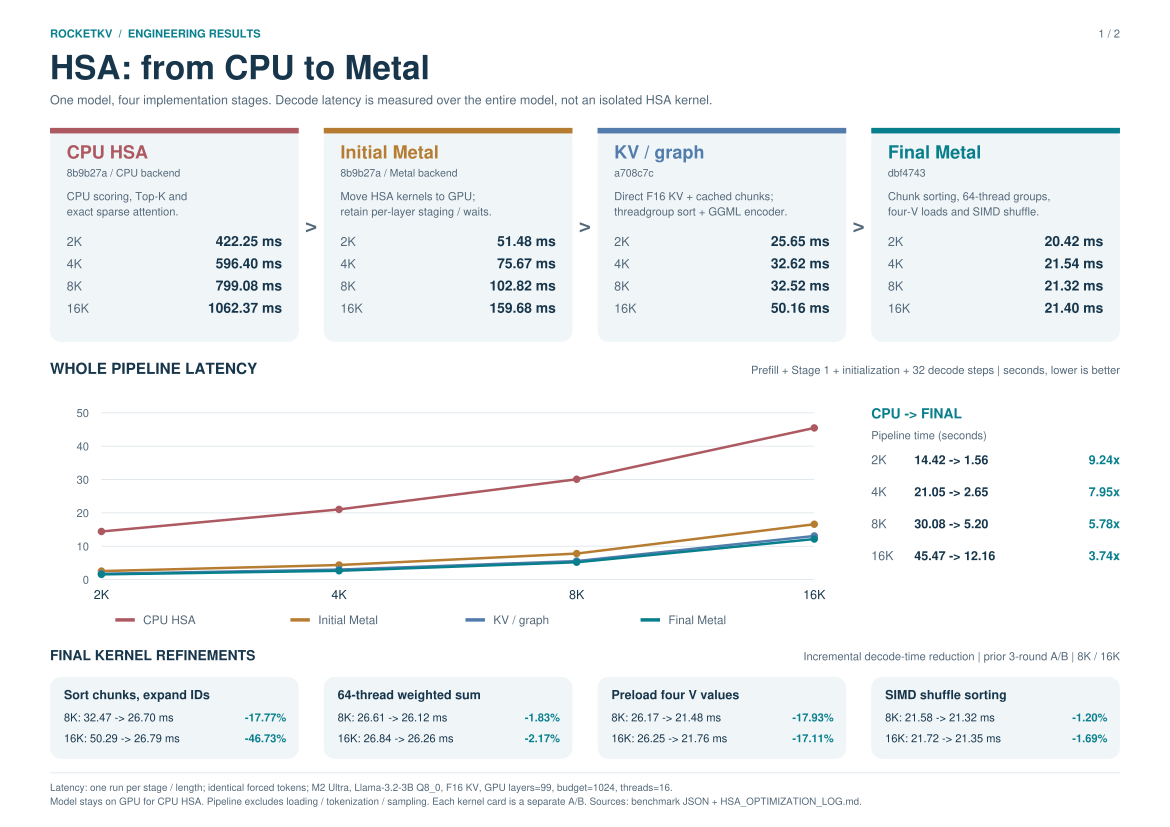

The Python source for this figure:
#!/usr/bin/env python3
"""Reproduce the report: .venv/bin/python docs/hsa_pipeline_report.py bench|pdf."""
from pathlib import Path
import hashlib
import json
import subprocess
import sys
import tempfile
import time

ROOT = Path(__file__).resolve().parents[1]
DATA = ROOT / 'docs/hsa_pipeline_benchmark.json'
REVISIONS = {'initial': '8b9b27a', 'graph': 'a708c7c', 'final': 'dbf4743'}
MODES = [('cpu_hsa', 'initial', 'hsa', 'cpu-reference'),
         ('metal_initial', 'initial', 'hsa', 'metal'),
         ('metal_graph', 'graph', 'hsa', 'metal'),
         ('metal_final', 'final', 'hsa', 'metal'),
         ('native', 'final', 'off', 'cpu-reference'),
         ('stage1', 'final', 'stage1', 'cpu-reference')]

def benchmark():
    with tempfile.TemporaryDirectory(prefix='rocket-hsa-report-') as temp:
        work = Path(temp)
        for name, rev in REVISIONS.items():
            target = work / name
            paths = subprocess.check_output(['git', 'ls-tree', '-r', '--name-only', rev, 'include', 'src'], cwd=ROOT, text=True).splitlines()
            for path in paths:
                out = target / path
                out.parent.mkdir(parents=True, exist_ok=True)
                out.write_bytes(subprocess.check_output(['git', 'show', f'{rev}:{path}'], cwd=ROOT))
            runner = target / 'src/runner.cpp'
            text = runner.read_text()
            assert text.count('!trace_logits || forced_tokens.size()') == 1
            runner.write_text(text.replace('!trace_logits || forced_tokens.size()', 'forced_tokens.size()'))
            shader = (target / 'src/metal/rocket_metal.metal').read_text()
            (target / 'rocket_metal_source.h').write_text('static const char* rocket_metal_source = R"MSL(' + shader + ')MSL";\n')
            flags = ['clang++', '-std=c++17', '-O3', '-Wno-unknown-pragmas', '-I'+str(target/'include'), '-I'+str(target), '-Illama.cpp/include', '-Illama.cpp/ggml/include', '-Illama.cpp/vendor']
            subprocess.run(flags + ['-fobjc-arc', '-c', str(target/'src/metal/rocket_metal.mm'), '-o', str(target/'metal.o')], cwd=ROOT, check=True)
            subprocess.run(flags + [str(target/'src'/f) for f in ['runner.cpp','rocket.cpp','rocket_adapter.cpp']] + [str(target/'metal.o'), '-o', str(target/'runner'), '-Lllama.cpp/build/bin', '-Wl,-rpath,'+str(ROOT/'llama.cpp/build/bin'), '-lllama','-lggml','-lggml-base','-lggml-cpu','-framework','Metal','-framework','Foundation'], cwd=ROOT, check=True)
            print('Built', name, rev, flush=True)
        source = ROOT / 'results/runtime_probe/samples.json'
        prompt = next(x['prompt'] for x in json.loads(source.read_text()) if x['sample_id'] == 201)
        inp = work / 'input.json'
        inp.write_text(json.dumps([dict(sample_id=201, prompt='\n\n'.join([prompt]*8), max_tokens=33, forced_tokens=list(range(1000,1033)))]))
        report = dict(date=time.strftime('%Y-%m-%d'), device='Apple M2 Ultra', model='Llama-3.2-3B-Instruct-Q8_0.gguf', revisions=REVISIONS,
                      input_sha256=hashlib.sha256(inp.read_bytes()).hexdigest(), source_sha256=hashlib.sha256(source.read_bytes()).hexdigest(),
                      config=dict(gpu_layers=99, kv_type='f16', budget=1024, threads=16, forwards=32, trace=False, rounds=1, lengths=[2048,4096,8192,16384]),
                      pipeline_definition='ttft_ms + ms_per_token * decode_tokens; excludes model loading, tokenization, process startup and final cleanup; fixed tokens, no sampling',
                      build_note='Historical project sources linked against the same current patched llama.cpp build; CPU HSA uses initial revision, model layers remain on GPU.',
                      runs=[])
        if DATA.exists():
            previous = json.loads(DATA.read_text())
            assert previous['input_sha256'] == report['input_sha256']
            report['runs'] = [r for r in previous['runs'] if r['trial'] == 0]
            if 'historical_quality' in previous:
                report['historical_quality'] = previous['historical_quality']
        for length in report['config']['lengths']:
            for trial in range(1):
                # One pass in pipeline order; no repeatability claim.
                order = MODES
                for name, revision, mode, backend in order:
                    if any(r['context']==length and r['variant']==name and r['trial']==trial for r in report['runs']):
                        continue
                    out = work / 'output.json'
                    cmd = [str(work/revision/'runner'), '--model', str(ROOT/'models'/report['model']), '--batch', str(inp), '--output', str(out), '--rocket-mode', mode, '--stage2-backend', backend, '--gpu-layers','99','--budget','1024','--kv-type','f16','--n-ctx',str(length+1024),'--context-len',str(length),'--threads','16']
                    start = time.monotonic()
                    with (work/'run.log').open('w') as log:
                        proc = subprocess.run(cmd, cwd=ROOT, stdout=log, stderr=log, timeout=600)
                    if proc.returncode:
                        raise RuntimeError((work/'run.log').read_text()[-6000:])
                    result = json.loads(out.read_text())[0]
                    m = result['metrics']
                    assert result['status']=='ok' and m['prompt_tokens']==length and m['decode_forward_calls']==32
                    if mode=='hsa':
                        assert m['stage2_backend']==backend and m['stage2_layer_calls']==28*32
                    total = m['ttft_ms'] + m['ms_per_token']*m['decode_tokens']
                    report['runs'].append(dict(context=length, trial=trial, variant=name, metrics=m, pipeline_ms=total, process_wall_s=time.monotonic()-start))
                    DATA.write_text(json.dumps(report, indent=2, ensure_ascii=False)+'\n')
                    print(f'{length:5} round={trial+1} {name:14} decode={m["decode_ms_per_forward"]:.3f}ms pipeline={total/1000:.3f}s', flush=True)
        report['status']='complete'
        DATA.write_text(json.dumps(report, indent=2, ensure_ascii=False)+'\n')

if __name__ == '__main__' and sys.argv[1:] == ['bench']:
    benchmark()

def render_pdf():
    """Render two English vector infographics; no new measurements are run."""
    import math
    from reportlab.pdfgen import canvas
    from reportlab import rl_config
    from reportlab.lib.colors import HexColor, white

    d=json.loads(DATA.read_text())
    assert d.get('status')=='complete' and len(d['runs'])==24
    lengths=d['config']['lengths']
    rows={(r['context'],r['variant']):r for r in d['runs']}
    def value(n,v,pipeline=False):
        r=rows[n,v]
        return r['pipeline_ms']/1000 if pipeline else r['metrics']['decode_ms_per_forward']
    W,H=842,595
    out=ROOT/'docs/hsa_pipeline_report.pdf'
    rl_config.useA85 = False
    c=canvas.Canvas(str(out),pagesize=(W,H),pageCompression=1)
    c.setTitle('HSA: CPU to Metal | Optimization and baseline comparison')
    c.setAuthor('RocketKV project')
    navy='#17364B';gray='#536879';teal='#087F8C';orange='#B67D32';blue='#517CAC';red='#AD5961';grid='#DCE5EB'
    colors={'cpu_hsa':red,'metal_initial':orange,'metal_graph':blue,'metal_final':teal,'native':navy}
    names={'cpu_hsa':'CPU HSA','metal_initial':'Initial Metal','metal_graph':'KV / graph','metal_final':'Final Metal','native':'Native baseline'}
    phases=['cpu_hsa','metal_initial','metal_graph','metal_final']
    def text(x,y,s,size=10,color=navy,bold=False,align='left'):
        c.setFillColor(HexColor(color));c.setFont('Helvetica-Bold' if bold else 'Helvetica',size)
        {'left':c.drawString,'right':c.drawRightString,'center':c.drawCentredString}[align](x,y,str(s))
    def lines(x,y,items,size=9,leading=12,color=gray):
        for i,s in enumerate(items):text(x,y-i*leading,s,size,color)
    def rect(x,y,w,h,fill='#F0F5F8',stroke=None,r=8):
        c.setFillColor(HexColor(fill));c.setStrokeColor(HexColor(stroke or fill))
        c.roundRect(x,y,w,h,r,fill=1,stroke=bool(stroke))
    def line(x1,y1,x2,y2,color=grid,width=.6):
        c.setStrokeColor(HexColor(color));c.setLineWidth(width);c.line(x1,y1,x2,y2)
    def dot(x,y,color,r=2.7):
        c.setFillColor(HexColor(color));c.circle(x,y,r,fill=1,stroke=0)
    def legend(x,y,items,spacing=118):
        for i,(label,color) in enumerate(items):
            line(x+i*spacing,y+3,x+i*spacing+14,y+3,color,2.5)
            text(x+i*spacing+20,y,label,8.5,gray)
    def header(number,title,subtitle):
        text(36,568,'ROCKETKV  /  ENGINEERING RESULTS',8,teal,True)
        text(806,568,f'{number} / 2',8,gray,align='right')
        text(36,538,title,24,navy,True)
        text(36,520,subtitle,9,gray)
    def footer(items):
        line(36,39,806,39)
        for i,s in enumerate(items):text(36,26-i*10,s,7.1,gray)

    header(1,'HSA: from CPU to Metal','One model, four implementation stages. Decode latency is measured over the entire model, not an isolated HSA kernel.')
    algorithms=[['CPU scoring, Top-K and','exact sparse attention.'],['Move HSA kernels to GPU;','retain per-layer staging / waits.'],['Direct F16 KV + cached chunks;','threadgroup sort + GGML encoder.'],['Chunk sorting, 64-thread groups,','four-V loads and SIMD shuffle.']]
    commits=['8b9b27a / CPU backend','8b9b27a / Metal backend','a708c7c','dbf4743']
    xs=[36,233,430,627];cardw=179
    for i,v in enumerate(phases):
        x=xs[i];rect(x,349,cardw,154)
        rect(x,499,cardw,4,colors[v],r=0)
        text(x+12,481,names[v],13,colors[v],True)
        text(x+12,468,commits[i],7.5,gray)
        lines(x+12,451,algorithms[i],8,11)
        for j,n in enumerate(lengths):
            y=418-j*16
            text(x+12,y,f'{n//1024}K',9,gray)
            text(x+cardw-12,y,f'{value(n,v):.2f} ms',10,navy,True,align='right')
        if i<3:text(x+cardw+9,428,'>',15,gray,True,align='center')

    text(36,326,'WHOLE PIPELINE LATENCY',11,navy,True)
    text(806,326,'Prefill + Stage 1 + initialization + 32 decode steps | seconds, lower is better',8,gray,align='right')
    left,right,bottom,top=73,586,178,298
    maxy=50
    for t in range(0,51,10):
        y=bottom+t/maxy*(top-bottom)
        line(left,y,right,y);text(left-9,y-3,t,8,gray,align='right')
    plotxs=[left+i*(right-left)/3 for i in range(4)]
    for x,n in zip(plotxs,lengths):text(x,bottom-14,f'{n//1024}K',9,navy,align='center')
    for v in phases:
        ys=[bottom+value(n,v,True)/maxy*(top-bottom) for n in lengths]
        for i in range(3):line(plotxs[i],ys[i],plotxs[i+1],ys[i+1],colors[v],1.8)
        for x,y in zip(plotxs,ys):dot(x,y,colors[v])
    legend(83,146,[(names[v],colors[v]) for v in phases],126)
    text(627,294,'CPU -> FINAL',10,teal,True)
    text(627,279,'Pipeline time (seconds)',8,gray)
    for i,n in enumerate(lengths):
        a,b=value(n,'cpu_hsa',True),value(n,'metal_final',True)
        text(627,261-i*23,f'{n//1024}K',9,gray)
        text(658,261-i*23,f'{a:.2f} -> {b:.2f}',9,navy,True)
        text(806,261-i*23,f'{a/b:.2f}x',9,teal,True,align='right')

    text(36,120,'FINAL KERNEL REFINEMENTS',10,navy,True)
    text(806,120,'Incremental decode-time reduction | prior 3-round A/B | 8K / 16K',8,gray,align='right')
    refinements=[('Sort chunks, expand IDs',(32.46559,26.69697,17.77),(50.28675,26.78578,46.73)),
                 ('64-thread weighted sum',(26.60859,26.12062,1.83),(26.84113,26.25769,2.17)),
                 ('Preload four V values',(26.16825,21.476125,17.93),(26.24678,21.75716,17.11)),
                 ('SIMD shuffle sorting',(21.57825,21.31903,1.20),(21.72072,21.35416,1.69))]
    for x,(title,eight,sixteen) in zip(xs,refinements):
        rect(x,49,cardw,59)
        text(x+10,92,title,9,navy,True)
        for y,label,(before,after,gain) in [(76,'8K',eight),(61,'16K',sixteen)]:
            text(x+10,y,f'{label}: {before:.2f} -> {after:.2f} ms',8,navy)
            text(x+cardw-9,y,f'-{gain:.2f}%',8,teal,True,align='right')
    footer(['Latency: one run per stage / length; identical forced tokens; M2 Ultra, Llama-3.2-3B Q8_0, F16 KV, GPU layers=99, budget=1024, threads=16.',
            'Model stays on GPU for CPU HSA. Pipeline excludes loading / tokenization / sampling. Each kernel card is a separate A/B. Sources: benchmark JSON + HSA_OPTIMIZATION_LOG.md.'])
    c.showPage()

    header(2,'Final HSA vs native baseline','Final Metal dbf4743 vs native full attention | 2K / 4K / 8K / 16K | Lower latency is better.')
    def barpanel(x,w,pipeline):
        rect(x,112,w,390)
        text(x+14,483,'Pipeline latency (s)' if pipeline else 'Decode latency (ms / forward)',12,navy,True)
        legend(x+14,466,[('Native baseline',navy),('Final HSA',teal)],143)
        l,r,b,t=x+37,x+w-14,169,446
        ymax=14 if pipeline else 25
        ticks=[0,5,10] if pipeline else [0,10,20]
        for tick in ticks:
            y=b+tick/ymax*(t-b);line(l,y,r,y);text(l-7,y-3,tick,7.5,gray,align='right')
        for j,n in enumerate(lengths):
            center=l+(j+.5)*(r-l)/4
            a,z=value(n,'native',pipeline),value(n,'metal_final',pipeline)
            for xx,v,col in [(center-20,a,navy),(center+2,z,teal)]:
                h=v/ymax*(t-b);rect(xx,b,18,h,col,r=0)
                text(xx+9,b+h+5,f'{v:.2f}',8,col,True,align='center')
            text(center,b-14,f'{n//1024}K',9,navy,align='center')
            text(center,b-29,f'{z/a:.2f}x',8.5,teal,True,align='center')
        text(x+14,124,'Ratio below each group = final / baseline latency (>1 means slower).',7.5,gray)
    barpanel(36,376,False);barpanel(430,376,True)

    text(36,75,'Result: GPU migration accelerates HSA, but final HSA still has higher latency than native full attention.',10,navy,True)
    footer(['Latency: one run per configuration, identical forced tokens, 32 decode forwards. Pipeline = prefill + Stage 1 + initialization + decode.',
            'Pipeline excludes model loading, tokenization and sampling. Sources: docs/hsa_pipeline_benchmark.json; HSA_OPTIMIZATION_LOG.md.'])
    c.save()
    print(out)

if __name__ == '__main__' and sys.argv[1:] == ['pdf']:
    render_pdf()
